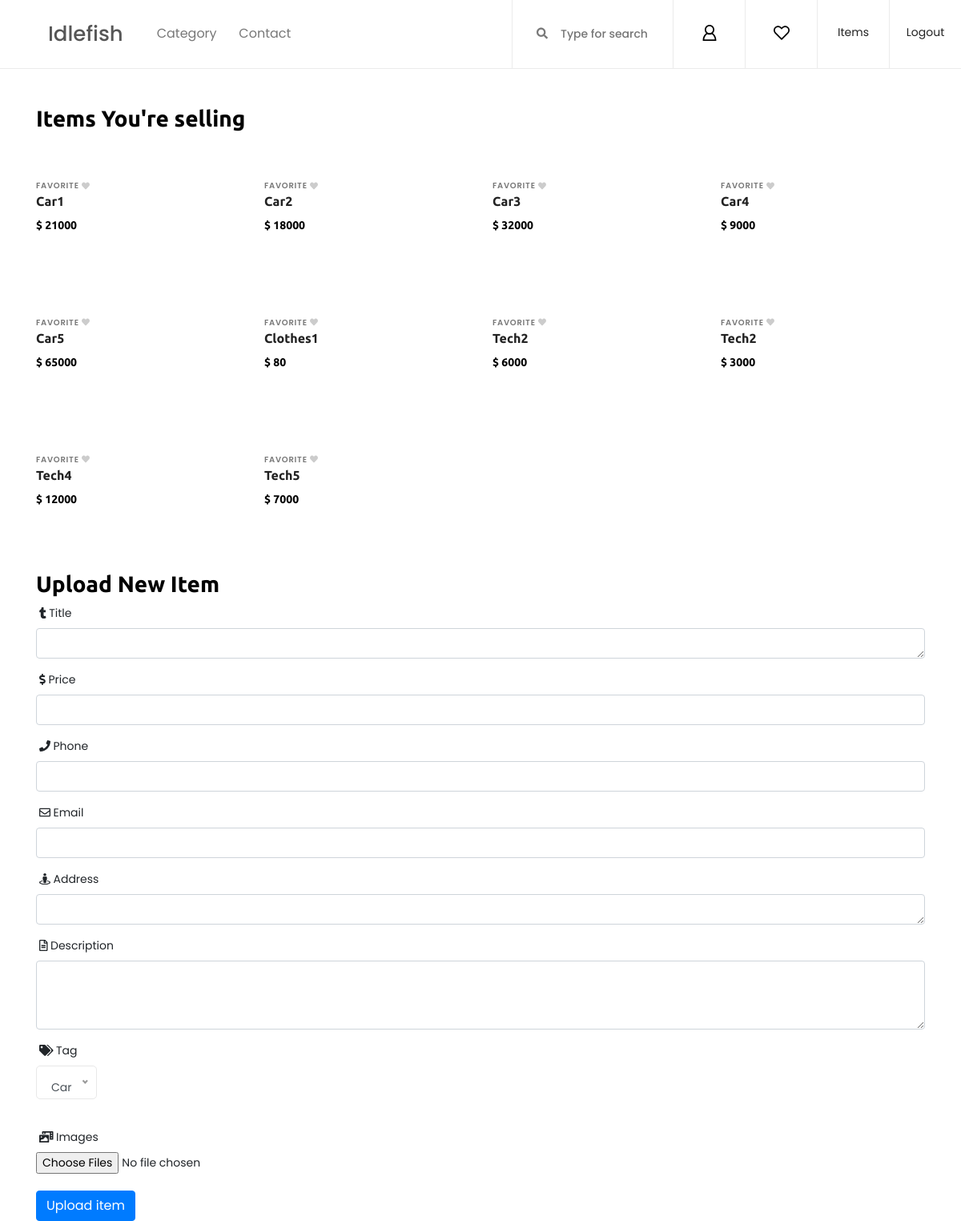
Page /idlefish/sell_items.php (signed in) on the committed database.
### tables this page shows
CREATE TABLE `products` (
  `id` int(10) NOT NULL,
  `title` text NOT NULL,
  `description` text NOT NULL,
  `price` int(20) NOT NULL,
  `phone` int(20) NOT NULL,
  `email` varchar(100) NOT NULL,
  `address` varchar(200) NOT NULL,
  `image_name` text NOT NULL,
  `tag` varchar(100) NOT NULL,
  `userid` int(10) NOT NULL
);

### idlefish/sell_items.php (the view, shortened to what this page needs)
<?php
	include 'backendScript/dbh.php';
?>
<!DOCTYPE html>
<html>
<head>
    <link rel="stylesheet" href="https://stackpath.bootstrapcdn.com/bootstrap/4.3.1/css/bootstrap.min.css">
    <link rel="stylesheet" href="static/css/core-style.css">
    <link rel="stylesheet" href="static/style.css">
</head>
<body>
    <header class="header_area">
        <div class="classy-nav-container breakpoint-off d-flex align-items-center justify-content-between">
            <nav class="classy-navbar" id="essenceNav">
                <a class="nav-brand" href="home.php">Idlefish</a>
                <div class="classy-menu">
                    <div class="classynav">
                        <ul>
                            <li><a href="#">Category</a>
                            </li>
                            <li><a href="about.php">Contact</a></li>
                        </ul>
                    </div>
                </div>
            </nav>
            <div class="header-meta d-flex clearfix justify-content-end">
                <div class="search-area">
                    <form action="search_results.php" method="POST">
                        <input type="search" name="search" id="headerSearch" placeholder="Type for search">
                        <button type="submit" name = "submit-search"><i class="fa fa-search" aria-hidden="true"></i></button>
                    </form>
                </div>
          <?php
          if (isset($_SESSION['id'])) {
            echo
             '
            <div class="user-login-info">
                <a href="account.php"><img src="static/iimg/core-img/user.svg" alt=""></a>
            </div>
            <div class="cart-area">
                <a href="favorite.php" id="essenceCartBtn"><img src="static/iimg/core-img/heart.svg" alt=""></a>
            </div>
            <div class="favourite-area">
                <a href="sell_items.php">Items</a>
            </div>
            <div class="favourite-area">
                <a href="backendScript/logout_process.php">Logout</a>
            </div>';
          }
        ?>
            </div>
        </div>
    </header>
    <br>
<?php
    $id = $_SESSION['id'];
    $sql1 = "SELECT * FROM products WHERE userid='$id';";
    $result = mysqli_query($conn, $sql1);
    $result_check = mysqli_num_rows($result);
    if ($result_check > 0){
        echo "<div class='container mt-4'>
                <h3>Items You're selling</h3>
                <div class='row'>";
        while ($row = mysqli_fetch_assoc($result)) {
            $id = $row['id'];
            $title = $row['title'];
            $price = $row['price'];
            $images = $row['image_name'];
            $obj = json_decode($images, true);
            $imageName = $obj[0];
            $imageName2 = $obj[1];
                echo'
                    <div class="col-6 col-sm-4 col-lg-3">
                        <div class="single-product-wrapper">
                            <div class="product-img">
                                <img src="itemImage/'.$imageName.'" alt="">
                                <img class="hover-img" src="itemImage/'.$imageName2.'" alt="">
                            </div>
                            <div class="product-description">
                                <span>favorite</span>
                                <span ><a href="#" class="favme fa fa-heart"></a></span>
                                <a href="product.php?id='.$id.'">
                                    <h6>'.$title.'</h6>
                                </a>
                                <p class="product-price">$ '.$price.'</p>
                            </div>
                        </div>
                    </div>';
        }
        echo "  </div>
              </div>";
    }
?>
<div class="container mt-4">
    <form action="backendScript/sellItems_process.php" method="POST" enctype="multipart/form-data">
      <h3>Upload New Item</h3>
      <div class="form-group">
        <label>
          &nbsp<i class="fab fa-tumblr"></i> Title
        </label>
        <?php
            if ( isset($_GET['title']) ) {
                $title = $_GET['title'];
                echo '<textarea class="form-control" name="title" rows="1">'.$title.'</textarea>';
            }
            else{
                echo '<textarea class="form-control" name="title" rows="1"></textarea>';
            }
        ?>
      </div>
      <div class="form-group">
        <label>
        &nbsp<i class="fas fa-dollar-sign"></i> Price
        </label>
        <?php
            if ( isset($_GET['price']) ) {
                $price = $_GET['price'];
                echo '<input type="text" class= "form-control" name="price" value='.$price.'>';
            }
            else{
                echo '<input type="text" class= "form-control" name="price">';
            }
        ?>
      </div>
      <div class="form-group">
        <label>
          &nbsp<i class="fas fa-phone"></i> Phone
        </label>
        <?php
            if ( isset($_GET['phone']) ) {
                $phone = $_GET['phone'];
                echo '<input type="phone" class= "form-control" name="phone" value='.$phone.'>';
            }
            else{
                echo '<input type="phone" class= "form-control" name="phone">';
            }
        ?>
      </div>
      <div class="form-group">
        <label>
          &nbsp<i class="far fa-envelope"></i> Email
        </label>
        <?php
            if ( isset($_GET['email']) ) {
                $email = $_GET['email'];
                echo '<input type="email" class= "form-control" name="email" value='.$email.'>';
            }
            else{
                echo '<input type="email" class= "form-control" name="email">';
            }
        ?>
      </div>
      <div class="form-group">
      <label>
        &nbsp<i class="fa fa-street-view"></i> Address
      </label>
        <?php
            if ( isset($_GET['address']) ) {
                $address = $_GET['address'];
                echo '<textarea class="form-control" name="address" rows="1">'.$address.'</textarea>';
            }
            else{
                echo '<textarea class="form-control" name="address" rows="1"></textarea>';
            }
        ?>
      </div>
      <div class="form-group">
      <label>
        &nbsp<i class="far fa-file-alt"></i> Description
      </label>
        <?php
            if ( isset($_GET['description']) ) {
                $description = $_GET['description'];
                echo '<textarea class="form-control" name="description" rows="3">'.$description.'</textarea>';
            }
            else{
                echo '<textarea class="form-control" name="description" rows="3"></textarea>';
            }
        ?>
      </div>
    <label>
      &nbsp<i class="fas fa-tags"></i> Tag
    </label>
      <br><br><br>
      <label>
        &nbsp<i class="fas fa-photo-video"></i> Images
      </label>
      <br>
      <input type="file" name="myfile[]" multiple id="gallery-photo-add" ondrop ="imagesPrew(event)" >
      <br>
      <button type="submit" name="submit" class="btn btn-primary">Upload item</button>
    </form>
</div>
</body>
</html>

### idlefish/static/css/core-style.css (style rules this page uses)
* { margin: 0; padding: 0; }
body { font-family: "Poppins", sans-serif; font-size: 14px; background-color: #ffffff; margin-top: 85px; }
h1, h2, h3, h4, h5, h6 { color: #000000; line-height: 1.3; font-weight: 700; font-family: "Ubuntu", sans-serif; }
p { color: #787878; font-size: 14px; line-height: 2; font-weight: 400; }
a { -webkit-transition: all 500ms ease 0s; transition: all 500ms ease 0s; text-decoration: none; outline: 0 solid transparent; color: #000000; font-weight: 600; font-size: 12px; }
ul, ol { margin: 0; }
ul li, ol li { list-style: none; }
img { height: auto; max-width: 100%; }
.header_area { position: fixed; z-index: 900; top: 0; left: 0; width: 100%; border-bottom: 1px solid #ebebeb; -webkit-transition-duration: 500ms; transition-duration: 500ms; }
.header_area .classy-navbar, .header_area .header-meta { -webkit-box-flex: 0; -ms-flex: 0 0 50%; flex: 0 0 50%; min-width: 50%; width: 50%; }
.header_area .classy-navbar { height: 85px; padding: 5px 0 5px 5%; }
.header_area .header-meta { height: 85px; position: relative; z-index: 1; }
.header_area .classynav ul li a { font-size: 16px; color: #787878; }
.header_area .search-area form { position: relative; z-index: 1; height: 85px; border-left: 1px solid #ebebeb; }
.header_area .search-area form input { border: none; background-color: #ffffff; width: 200px; height: 85px; padding: 0 15px 0 60px; color: #787878; font-size: 14px; font-weight: 500; -webkit-transition-duration: 500ms; transition-duration: 500ms; }
.header_area .search-area form button { position: absolute; z-index: 10; top: 50%; -webkit-transform: translateY(-50%); transform: translateY(-50%); left: 30px; background-color: transparent; border: none; color: #787878; font-size: 14px; }
.header_area .favourite-area a, .header_area .user-login-info a, .header_area .cart-area a { position: relative; z-index: 1; -webkit-box-flex: 0; -ms-flex: 0 0 90px; flex: 0 0 90px; width: 90px; display: block; text-align: center; border-left: 1px solid #ebebeb; height: 100%; line-height: 80px; }
.header_area .favourite-area a img, .header_area .user-login-info a img, .header_area .cart-area a img { max-width: 20px; }
.single-product-wrapper { position: relative; z-index: 1; margin-bottom: 50px; overflow: hidden; background-color: #ffffff; }
.single-product-wrapper .product-img { position: relative; z-index: 1; overflow: hidden; }
.single-product-wrapper .product-description { position: relative; z-index: 1; padding-top: 25px; }
.single-product-wrapper .product-description span { font-size: 10px; text-transform: uppercase; color: #787878; margin-bottom: 15px; letter-spacing: 0.75px; font-weight: 600; }
.single-product-wrapper .product-description h6 { color: #222222; margin-bottom: 5px; }
.single-product-wrapper .product-description p { margin-bottom: 0; font-size: 14px; font-family: "Ubuntu", sans-serif; font-weight: 700; color: #000000; }
.single-product-wrapper .favme { cursor: pointer; color: #ccc; }

### rows in the picture
products: title "Car1", price "21000"
products: title "Car2", price "18000"
products: title "Car3", price "32000"
products: title "Car4", price "9000"
products: title "Car5", price "65000"
products: title "Clothes1", price "80"
products: title "Tech2", price "6000"
products: title "Tech2", price "3000"
products: title "Tech4", price "12000"
products: title "Tech5", price "7000"
